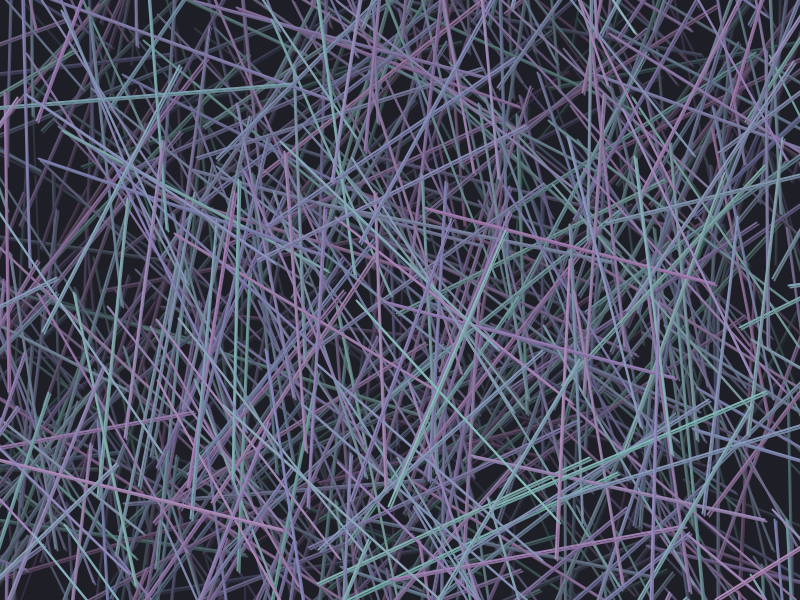
Frame 1 (no input)
Frame 60 (the mouse pressed at the canvas centre just before this capture): identical to frame 1, image omitted
Frame 120 (the mouse held since frame 60 and released just before this capture): identical to frame 1, image omitted

The Processing sketch that drew this single still picture (run headless with seeded random() and noise(); from frame 60 on, the mouse is pressed at the canvas centre):

// Processing sketch: processing_12210
// ── processing_12210.pde

  int numberOfObj = 800;
int needleLength = 300;
int x1, y1, x2, y2, c1, c2;
int curvatureAmount;
color pineColor,hueAnchor,satAnchor,brightAnchor;
 
 
void setup(){
   
size(800,600);
colorMode(HSB,200,300,100,700);
 
drawNeedles();
 
}
 
 
void draw() {
}
 
 
 
void drawNeedles() {
 
noFill();
strokeCap(ROUND);
strokeWeight(1);
 
  int upOrDown=0;
  hueAnchor=floor(map(mouseY,0,height,130,30));
  satAnchor=floor(map(mouseY,0,height,80,40));
    background(hueAnchor,satAnchor-20,15);
  
  for (int i=0;i<numberOfObj;i++) {
    pineColor=color(hueAnchor+random(-30,30),satAnchor+random(-10,10),15+(i*50/numberOfObj));
    stroke(pineColor);
    x1=floor(random(0,width));
    y1=floor(random(0,height));
  x2=x1+floor(random(-needleLength,needleLength));
    curvatureAmount=floor(map(mouseX,0,width,0,x2-x1));
    curvatureAmount+=random(curvatureAmount/-5,curvatureAmount/5);
     
  if (upOrDown%2==0) {
  y2=y1+floor(sqrt(sq(needleLength)-sq(x2-x1)));
  }
   
  else {
      y2=y1-floor(sqrt(sq(needleLength)-sq(x2-x1)));
  }
   
upOrDown++;
 
  bezier(x1+2,y1+2,x1+curvatureAmount,y1+2,x2+2,y2+2,x2+2,y2+2);
  stroke(hue(pineColor),saturation(pineColor),brightness(pineColor)+10);
  strokeWeight(2);
  bezier(x1,y1,x1+curvatureAmount,y1,x2,y2,x2,y2);
   
  }
   
}
 
 
 
void frame() {
  noStroke();
  fill(100);
  rect(0,0,width,needleLength/2);
  rect(width-needleLength/2,0,width,height);
  rect(0,0,needleLength/2,height);
  rect(0,height-needleLength/2,width,height);
}
 
 
void mouseReleased() {
 
    drawNeedles();
 
}
 
//void keyReleased() {
//  background(360);
//}
